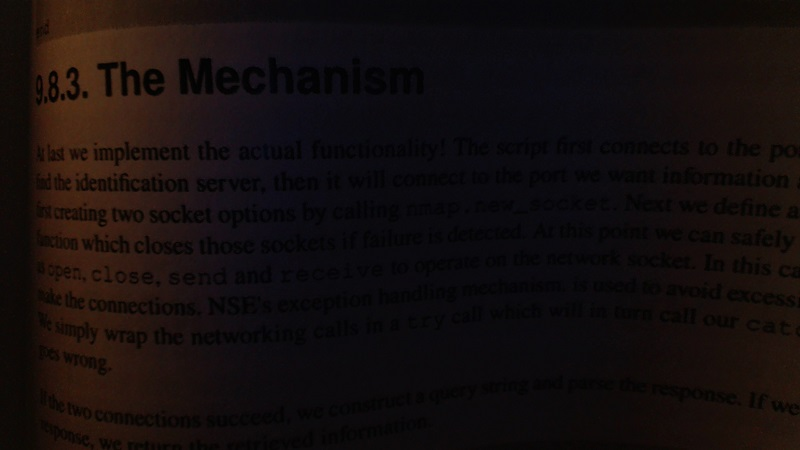
#> input picture img/bookpage.jpg, 800 x 450 px, given in place of the camera
$ python morphological_transformations.py
#> lines starting #> are read from the running program, lines starting #| are printed output that depends on the picture; after the words box and inside, x2 and y2 are one past the last pixel; in counts of white or black regions, pixels touching at a corner belong together
import cv2
import numpy as np

cap = cv2.VideoCapture(0)

# Hue Saturation Value
while True:
	_, frame = cap.read()
#> frame is the input picture: shape (450, 800, 3); mean B, G, R 13.4, 13.6, 20.3
	hsv = cv2.cvtColor(frame, cv2.COLOR_BGR2HSV)	#  convert the frames to HSV
#> hsv: shape (450, 800, 3); mean H, S, V 81.2, 108.8, 21.8

	# HSV values for the color
	lower_red = np.array([150,150,10])
	upper_red = np.array([180, 255, 255])

	mask = cv2.inRange(hsv, lower_red, upper_red)	# Create mask, which uses an "inRange" statement, for specific range.
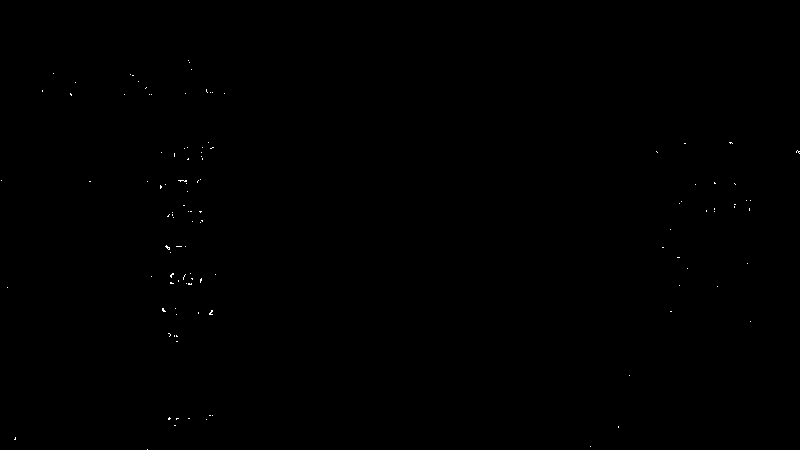
#> mask: shape (450, 800); 0.08% white in thin lines or dots, all inside (x1, y1, x2, y2) = (1, 60, 800, 450)
	res = cv2.bitwise_and(frame, frame, mask=mask)	# Show color where there is the frame AND the mask.

	kernel = np.ones((5,5),np.uint8)

	#  Erosion is where we will erode the edges.  If all of the pixels are white, then we get white, otherwise black.
	erosion = cv2.erode(mask, kernel, iterations = 1)
#> erosion: shape (450, 800); every value is 0
	# In dilation, if the entire area isn't black, then it is converted to white.
	dilation = cv2.dilate(mask, kernel, iterations = 1)
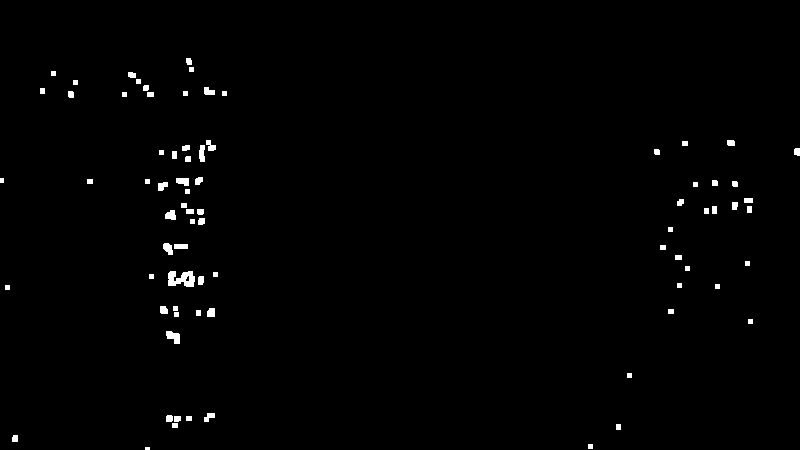
#> dilation: shape (450, 800); 0.92% white; 78 white regions (1 under 20 px), largest, box (x1, y1, x2, y2) and area: (168, 271, 195, 287) 308, (166, 331, 180, 344) 123, (199, 145, 205, 162) 88

	# Opening removes false positives i.e. the background noise.
	opening = cv2.morphologyEx(mask, cv2.MORPH_OPEN, kernel)
	# Closing removes false negatives i.e. you have your detected shape, and yet you still have some black pixels within the object then it clears that up.
	closing = cv2.morphologyEx(mask, cv2.MORPH_CLOSE, kernel)
#> closing: shape (450, 800); 0.1% white in thin lines or dots, all inside (x1, y1, x2, y2) = (0, 60, 800, 450)

	cv2.imshow('frame', frame)
	cv2.imshow('mask', mask)
	cv2.imshow('Erosion',erosion)
	cv2.imshow('Dilation',dilation)
	cv2.imshow('Opening',opening)
	cv2.imshow('Closing',closing)

	k = cv2.waitKey(5) & 0xFF
#> (key Esc is pressed here)
	if k == 27:
		break

cv2.destroyAllWindows()
cap.release()
